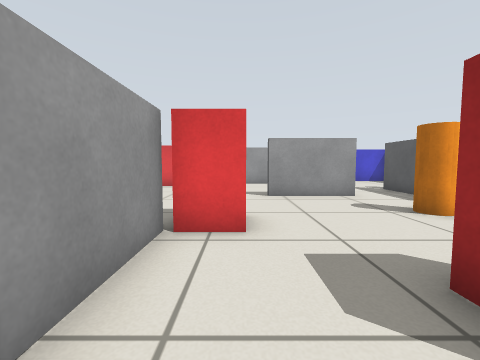
View 1 (above)

14 first-person views from a walk through a world built for the Gazebo simulator. The camera is 0.57 m above the floor, tilts 4° down and sees 90° across. The floor is counted in squares, 0.5 m on a side. Each view is taken from the middle of a square. On the plan, view 1 faces up. The plan holds only what a view shows up to about 11 squares ahead; the rest is blank.

View 2
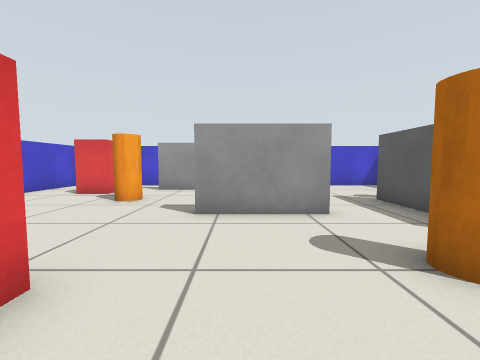

View 3
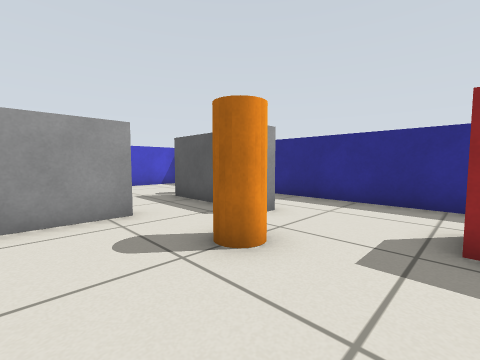

View 4
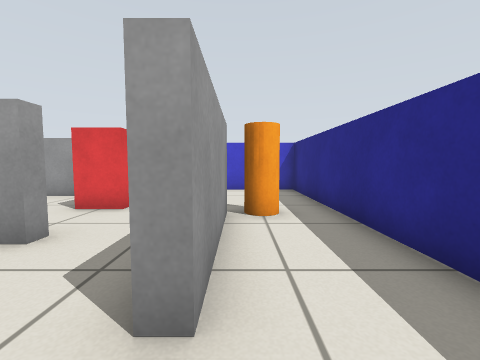

View 5
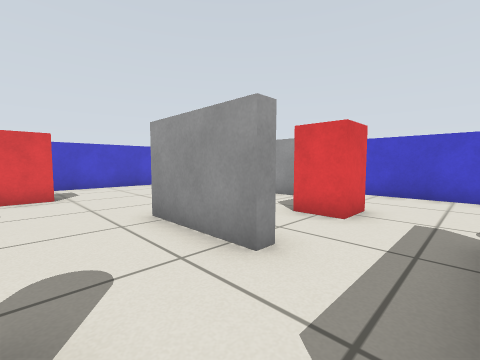

View 6
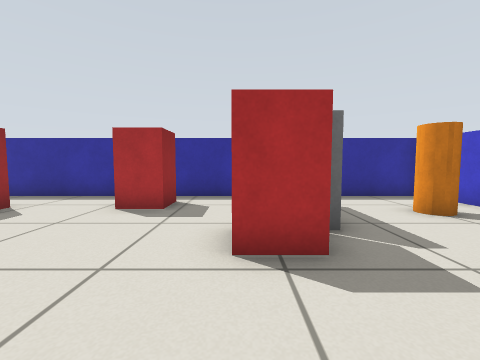

View 7
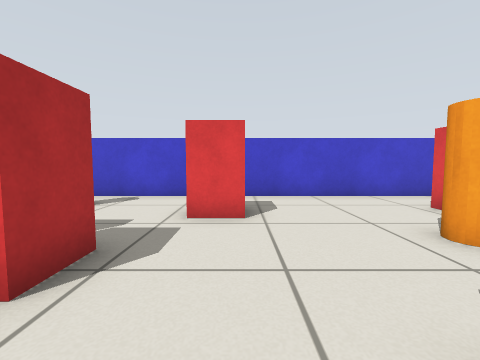

View 8
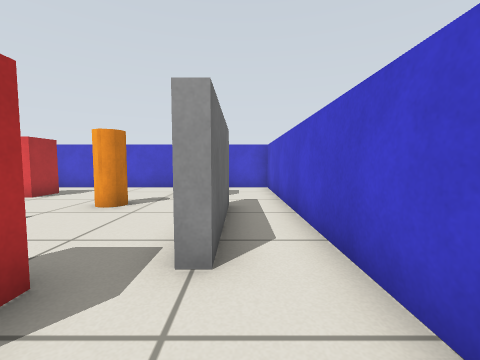

View 9
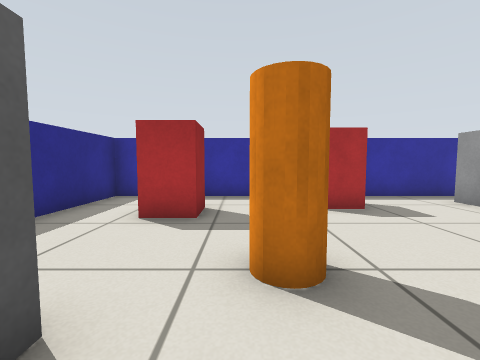

View 10
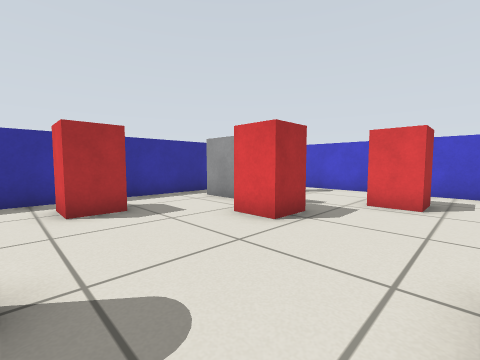

View 11
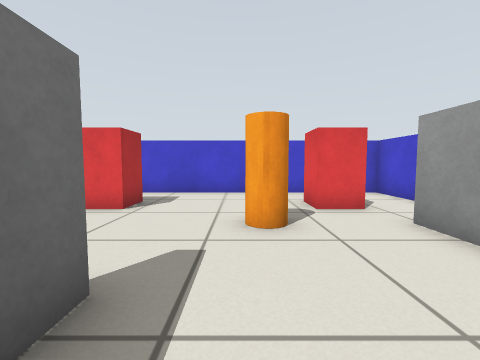

View 12
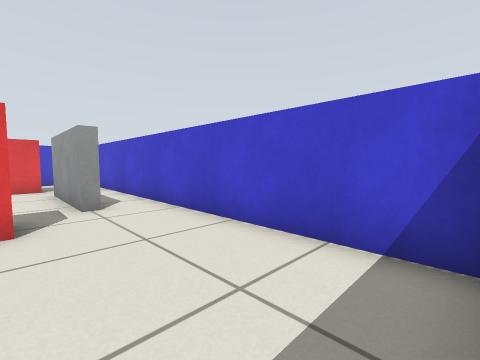

View 13
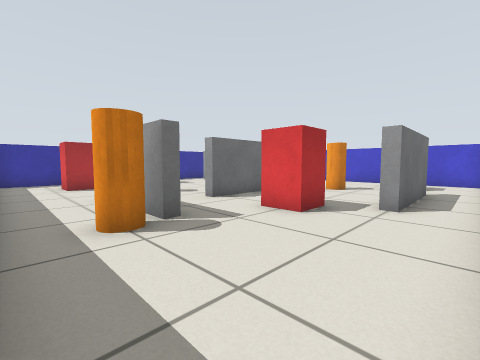

View 14
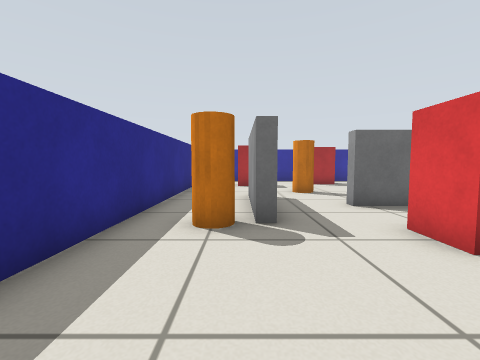

### Floor plan
Points are (right, up) in squares from view 1. A wall is a line through its corners. A room is listed if a view was taken in it or the views show most of it. See-through windows are left out.
Room 1 (views 1, 2, 3, 4, 5, 6, 7, 8, 9, 10, 11, 12, 13, 14)
walls: (1, 8.7) (4, 8.7) (4, 8.3) (1, 8.3); (-1.3, 3.5) (-1.3, 1); (6.3, 8.4) (6.3, 10.5); (6.7, 9.6) (6.7, 6.5) (6.2, 6.5); (-1.5, 13.7) (2.5, 13.7) (2.5, 13.3) (-1.5, 13.3); (-6.1, -0.3) (9.3, -0.3) (9.3, 15.3) (-6.3, 15.3) (-6.3, 1.1)
objects: orange cylinder (-5, 2) to (-4, 3); red box (-4, 6) to (-3, 7); red box (-4, 12) to (-3, 13); orange cylinder (-2, 10) to (-1, 11); red box (-1, 4) to (0, 5); red box (2, 1) to (3, 2); red box (3, 11) to (4, 12); orange cylinder (4, 5) to (5, 6); red box (6, 2) to (7, 3); orange cylinder (7, 10) to (8, 11)

Where each view was taken, in squares from view 1:
view 1: 0 up, 0 right, facing up
view 2: 3 up, 2 right, facing up
view 3: 3 up, 2 right, facing up-right
view 4: 5 up, 7 right, facing up
view 5: 6 up, 6 right, facing up-left
view 6: 8 up, 0 right, facing down
view 7: 7 up, 2 right, facing left
view 8: 14 up, 5 right, facing left
view 9: 8 up, 5 right, facing down
view 10: 8 up, 4 right, facing down-left
view 11: 10 up, 3 right, facing left
view 12: 12 up, 9 right, facing up-left
view 13: 15 up, 9 right, facing down-left
view 14: 15 up, 7 right, facing down
